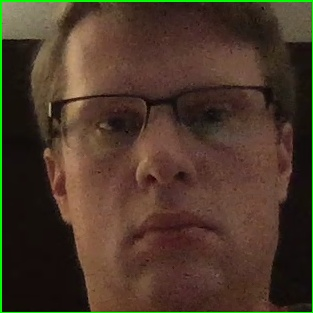
#> input picture img_templates/test.jpg, 313 x 313 px
$ python PosterFactory.py   (older library calls are emulated)
#> lines starting #> are read from the running program, lines starting #| are printed output that depends on the picture; after the words box and inside, x2 and y2 are one past the last pixel; in counts of white or black regions, pixels touching at a corner belong together
from PIL import Image
import cv2
import numpy as np


class RemoveBackground(object):


    def __init__(self, input):
        # == Parameters =======================================================================
#> called with input = './img_templates/test.jpg'
        BLUR = 21
        CANNY_THRESH_1 = 50
        CANNY_THRESH_2 = 150
        MASK_DILATE_ITER = 10
        MASK_ERODE_ITER = 10
        MASK_COLOR = (0.0, 0.0, 1.0)  # In BGR format

        #img = cv2.imread('C:/Temp/person.jpg')
        img=cv2.imread(input)
#> img is the input picture: shape (313, 313, 3); mean B, G, R 41, 56.3, 74.8
        #== Processing =======================================================================

        #-- Read image -----------------------------------------------------------------------

        gray = cv2.cvtColor(img,cv2.COLOR_BGR2GRAY)
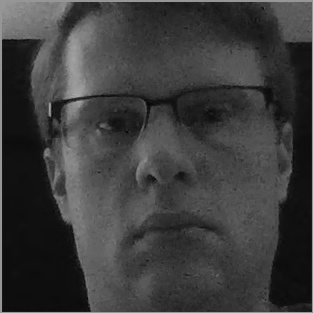
#> gray: shape (313, 313); min 5, max 174, mean 60.1


        #-- Edge detection -------------------------------------------------------------------
        edges = cv2.Canny(gray, CANNY_THRESH_1, CANNY_THRESH_2)
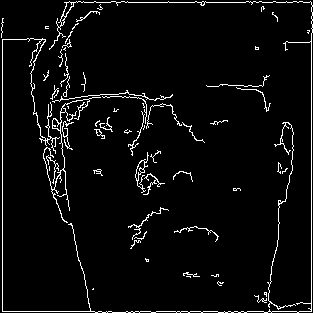
#> edges: shape (313, 313); 4.5% white in thin lines or dots
        edges = cv2.dilate(edges, None)
#> edges: shape (313, 313); 14% white; 24 white regions (1 under 20 px), largest, box (x1, y1, x2, y2) and area: (0, 0, 313, 313) 10585, (134, 149, 166, 196) 678, (205, 74, 272, 113) 458
        edges = cv2.erode(edges, None)
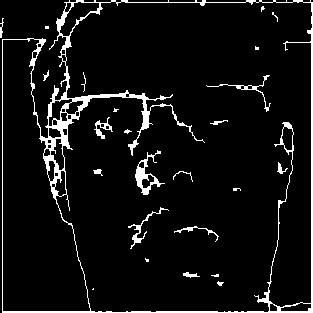
#> edges: shape (313, 313); 6.8% white; 25 white regions (9 under 20 px)
        cv2.imshow('img_edges', edges)

        #-- Find contours in edges, sort by area ---------------------------------------------
        contour_info = []
        _, contours, _ = cv2.findContours(edges, cv2.RETR_LIST, cv2.CHAIN_APPROX_NONE)
#> contours = 60 contours, 30 with area under 20; largest, box (x1, y1, x2, y2) and area: (2, 0, 313, 313) 91896, (55, 1, 313, 313) 72490, (2, 38, 91, 312) 14262, (59, 1, 100, 37) 596, (135, 150, 165, 195) 417
        # Previously, for a previous version of cv2, this line was:
        #  contours, _ = cv2.findContours(edges, cv2.RETR_LIST, cv2.CHAIN_APPROX_NONE)
        # Thanks to notes from commenters, I've updated the code but left this note
        for c in contours:
            contour_info.append((
                c,
                cv2.isContourConvex(c),
                cv2.contourArea(c),
            ))
#> this loop made 60 passes
#> c on pass 3: [[93, 288], [92, 289], [93, 289]]
#> after the loop, contour_info = 60 items
        contour_info = sorted(contour_info, key=lambda c: c[2], reverse=True)
        max_contour = contour_info[0]
#> max_contour = 3 items, first 3: contour of 1581 points, box (x1, y1, x2, y2) (2, 0, 313, 313), area 91896, False, 91895.5

        #-- Create empty mask, draw filled polygon on it corresponding to largest contour ----
        # Mask is black, polygon is white
        mask = np.zeros(edges.shape)
        cv2.fillConvexPoly(mask, max_contour[0], (255))
#> mask: shape (313, 313) float64; 91.4% white; 23 black regions (15 under 20 px), largest, box (x1, y1, x2, y2) and area: (0, 0, 69, 313) 7995, (128, 0, 168, 2) 80, (206, 0, 246, 2) 80

        #-- Smooth mask, then blur it --------------------------------------------------------
        mask = cv2.dilate(mask, None, iterations=MASK_DILATE_ITER)
#> mask: shape (313, 313) float64; 97.8% white; 3 black regions, box (x1, y1, x2, y2) and area: (0, 0, 54, 29) 1359, (13, 50, 27, 128) 727, (45, 66, 49, 75) 27
        mask = cv2.erode(mask, None, iterations=MASK_ERODE_ITER)
#> mask: shape (313, 313) float64; 93.9% white; 2 black regions, box (x1, y1, x2, y2) and area: (3, 40, 59, 138) 3734, (0, 0, 64, 39) 2289
        mask = cv2.GaussianBlur(mask, (BLUR, BLUR), 0)
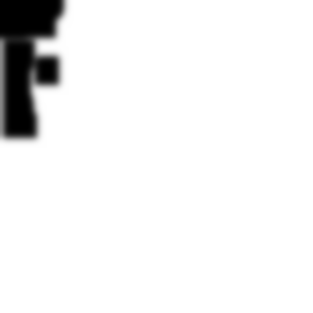
#> mask: shape (313, 313) float64; min 0, max 255, mean 239.3; drawn with min black and max white
        mask_stack = np.dstack([mask]*3)    # Create 3-channel alpha mask

        #-- Blend masked img into MASK_COLOR background --------------------------------------
        mask_stack  = mask_stack.astype('float32') / 255.0          # Use float matrices,
        img         = img.astype('float32') / 255.0                 #  for easy blending

        masked = (mask_stack * img) + ((1-mask_stack) * MASK_COLOR) # Blend
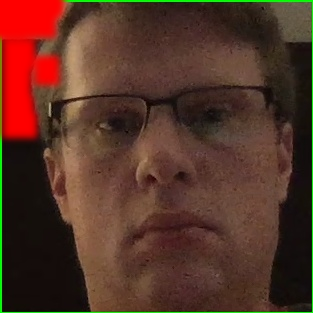
#> masked: shape (313, 313, 3) float64; mean of channels 0, 1, 2 0.149, 0.203, 0.338; drawn as B, G, R
        masked = (masked * 255).astype('uint8')                     # Convert back to 8-bit
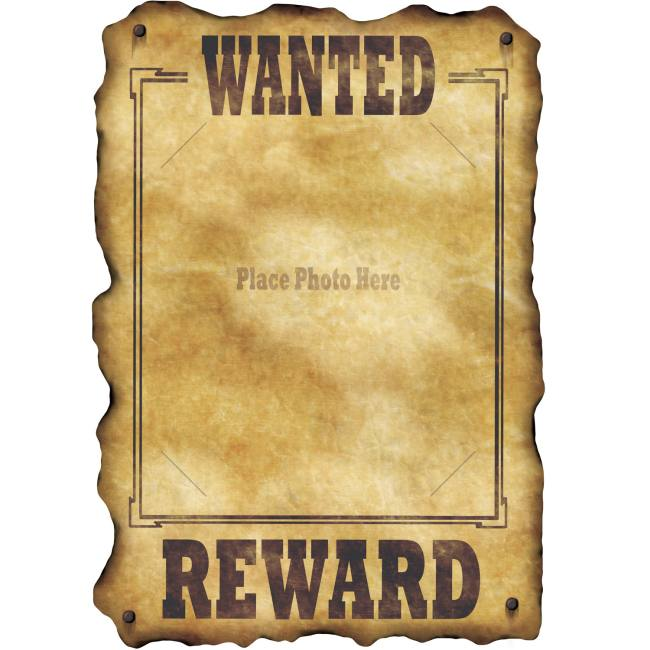
#> input picture img_templates/wanted_dead_alive.jpg, 650 x 650 px
#> ``:
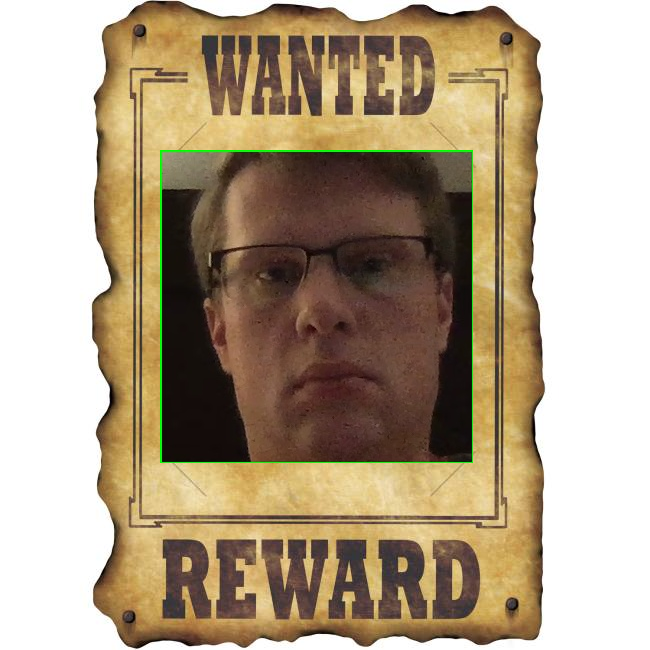
#> saved as pasted_picture.jpg: PIL image 650x650 RGB; mean R, G, B 177.9, 161.2, 136.2

        cv2.imshow('img_masked', masked)                                   # Display
        cv2.waitKey()

        #cv2.imwrite('C:/Temp/person-masked.jpg', masked)           # Save


class Poster(object):
    path = './img_templates/'
    p_image = 'wanted_dead_alive.jpg'
    test_face = 'test.jpg'
    RemoveBackground(path + test_face)


    poster = Image.open(path + p_image)
    face = Image.open(path + test_face)

    poster.paste(face, (160, 150))

    # Saved in the same relative location
    poster.save("pasted_picture.jpg")


if __name__ == "__main__":
    Poster()
